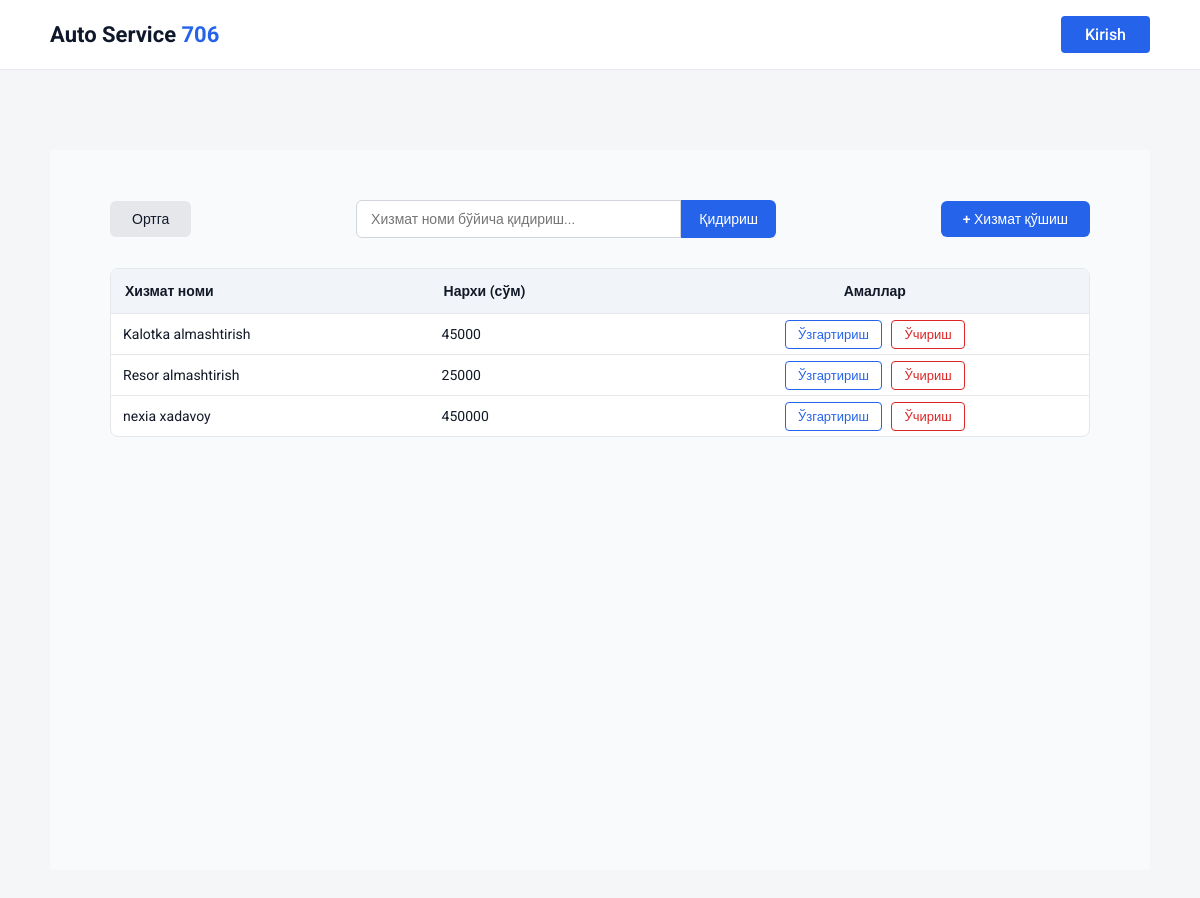
Page /services/ on the committed database.
### services/models.py (models this page shows, shortened)
class Service(models.Model):
    service_name = models.CharField(max_length=25)
    service_price = models.IntegerField()

### services/views.py (the view)
# urls.py: path('services/', services_view, name='services-page'),
def services_view(request):
    query = request.GET.get('q')  # Search qatorini olish
    if query:
        services = Service.objects.filter(
            Q(service_name__icontains=query)  # icontains - katta/kichik harf farqi yo'q
        )
    else:
        services = Service.objects.all()
    context = {
        'services': services,
    }
    return render(request, 'role/services.html', context)

### templates/role/services.html
{% extends "base.html" %}
{% load static %}
{% block content %}
<main style="min-height:calc(100vh - 80px); padding:50px 60px; background:#f8fafc;">
    <div style="max-width:1400px; margin:0 auto 30px auto; display:flex; flex-wrap:wrap; justify-content:space-between; align-items:center; gap:15px;">
        <a href="{% url 'employee-page' %}" style="
            padding:10px 22px;
            background:#e5e7eb;
            color:#111827;
            border-radius:6px;
            text-decoration:none;
            font-size:14px;
            font-weight:500;
        ">Ортга</a>
        <form method="GET" action="{% url 'services-page' %}" style="display:flex; flex-grow:1; max-width:420px;">
            <input type="text" name="q" placeholder="Хизмат номи бўйича қидириш..."
                   value="{{ request.GET.q|default:'' }}"
                   style="flex:1; padding:10px 14px; border:1px solid #d1d5db; border-radius:6px 0 0 6px; font-size:14px;">
            <button type="submit" style="
                padding:10px 18px;
                border:none;
                background:#2563eb;
                color:#fff;
                font-size:14px;
                border-radius:0 6px 6px 0;
                cursor:pointer;
            ">Қидириш</button>
        </form>
        <a href="{% url 'services-add' %}" style="
            padding:10px 22px;
            background:#2563eb;
            color:#fff;
            border-radius:6px;
            text-decoration:none;
            font-size:14px;
            font-weight:500;
        ">+ Хизмат қўшиш</a>
    </div>
    <div style="max-width:1400px; margin:0 auto; background:#fff; border:1px solid #e5e7eb; border-radius:8px; overflow-x:auto;">
        <table style="width:100%; border-collapse:collapse; font-size:14px; color:#111827;">
            <thead style="background:#f1f5f9;">
                <tr>
                    <th style="padding:14px; text-align:left;">Хизмат номи</th>
                    <th style="padding:14px; text-align:left;">Нархи (сўм)</th>
                    <th style="padding:14px; text-align:center;">Амаллар</th>
                </tr>
            </thead>
            <tbody>
                {% for service in services %}
                <tr style="border-top:1px solid #e5e7eb;">
                    <td style="padding:12px;">{{ service.service_name }}</td>
                    <td style="padding:12px;">{{ service.service_price }}</td>
                    <td style="padding:12px; text-align:center;">
                        <a href="{% url 'services-edit' service.pk %}" style="
                            padding:6px 12px;
                            border:1px solid #2563eb;
                            color:#2563eb;
                            border-radius:4px;
                            font-size:13px;
                            text-decoration:none;
                            margin-right:6px;
                        ">Ўзгартириш</a>
                        <a href="{% url 'services-delete' service.pk %}" style="
                            padding:6px 12px;
                            border:1px solid #dc2626;
                            color:#dc2626;
                            border-radius:4px;
                            font-size:13px;
                            text-decoration:none;
                        "
                        onclick="return confirm('Ҳақиқатан ҳам ўчирмоқчимисиз?');">Ўчириш</a>
                    </td>
                </tr>
                {% empty %}
                <tr>
                    <td colspan="3" style="padding:20px; text-align:center; color:#6b7280;">
                        Ҳозирча маълумот йўқ
                    </td>
                </tr>
                {% endfor %}
            </tbody>
        </table>
    </div>
</main>
{% endblock %}

### rows in the picture
Service: service_name "Kalotka almashtirish", service_price "45000"
Service: service_name "Resor almashtirish", service_price "25000"
Service: service_name "nexia xadavoy", service_price "450000"
